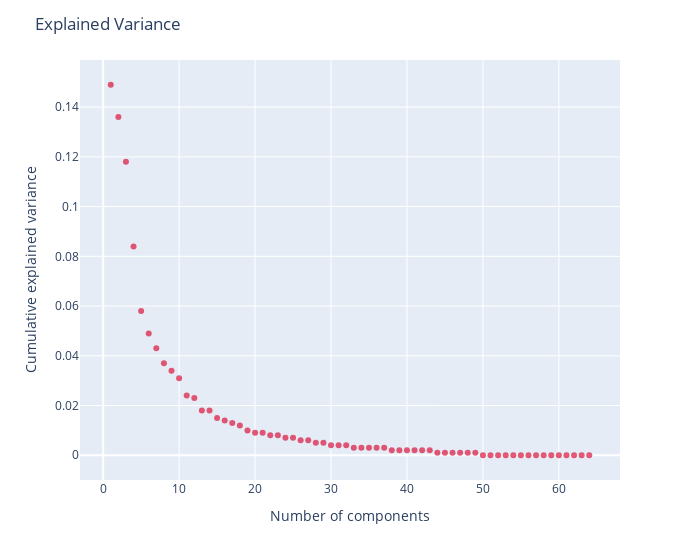

This figure's notebook cell:
### Code cell
# Plotting the Explained Variance Ratio
fig1 = px.scatter(
    x=components,
    y=explained_variance
)
fig1.update_traces(
    marker=dict(size=6, opacity=0.7, color='crimson'),
    hovertemplate='Component: %{x}<br>Explained Variance Ratio: %{y:.3f}'
)
fig1.update_layout(
    title='Explained Variance',
    xaxis_title='Number of components',
    yaxis_title='Cumulative explained variance',
    width=700
)
fig1.show()

### Figure 1 — Plotly figure (JSON) as saved in the notebook; plotly's stock layout.template omitted (floating-point values rounded to 4 significant figures)
{"data": [{"hovertemplate": "Component: %{x}<br>Explained Variance Ratio: %{y:.3f}", "legendgroup": "", "marker": {"color": "crimson", "opacity": 0.7, "size": 6, "symbol": "circle"}, "mode": "markers", "name": "", "orientation": "v", "showlegend": false, "type": "scatter", "x": [1, 2, 3, 4, 5, 6, 7, 8, 9, 10, 11, 12, 13, 14, 15, 16, 17, 18, 19, 20, 21, 22, 23, 24, 25, 26, 27, 28, 29, 30, 31, 32, 33, 34, 35, 36, 37, 38, 39, 40, 41, 42, 43, 44, 45, 46, 47, 48, 49, 50, 51, 52, 53, 54, 55, 56, 57, 58, 59, 60, 61, 62, 63, 64], "xaxis": "x", "y": [0.149, 0.136, 0.118, 0.084, 0.058, 0.049, 0.043, 0.037, 0.034, 0.031, 0.024, 0.023, 0.018, 0.018, 0.015, 0.014, 0.013, 0.012, 0.01, 0.009, 0.009, 0.008, 0.008, 0.007, 0.007, 0.006, 0.006, 0.005, 0.005, 0.004, 0.004, 0.004, 0.003, 0.003, 0.003, 0.003, 0.003, 0.002, 0.002, 0.002, 0.002, 0.002, 0.002, 0.001, 0.001, 0.001, 0.001, 0.001, 0.001, 0, 0, 0, 0, 0, 0, 0, 0, 0, 0, 0, 0, 0, 0, 0], "yaxis": "y"}], "layout": {"legend": {"tracegroupgap": 0}, "margin": {"t": 60}, "title": {"text": "Explained Variance"}, "width": 700, "xaxis": {"anchor": "y", "domain": [0, 1], "title": {"text": "Number of components"}}, "yaxis": {"anchor": "x", "domain": [0, 1], "title": {"text": "Cumulative explained variance"}}}}
